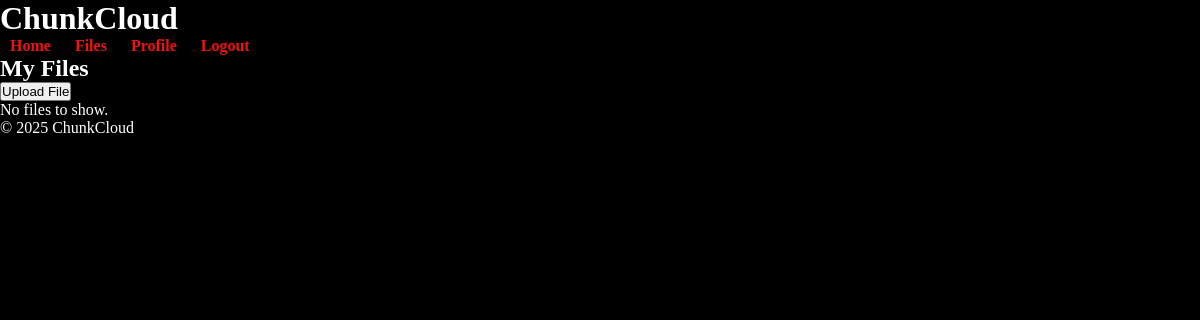
Before: /files/ (signed in) with the older database file.
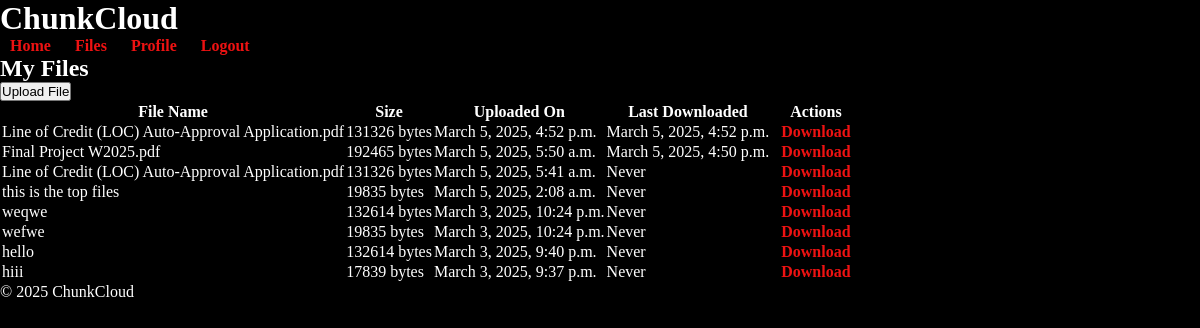
After: the same page with the newer database file.
### storage_app/models.py (models this page shows, shortened)
class FileMetadata(models.Model):
    user = models.ForeignKey(User, on_delete=models.CASCADE, related_name="files")
    file_id = models.CharField(max_length=100, unique=True, default=generate_file_id)
    file_name = models.CharField(max_length=255)  # This will store filename with extension
    file_url = models.URLField(max_length=500, null=True)    # Add this field
    description = models.TextField(blank=True, null=True)
    file_size = models.PositiveBigIntegerField()
    uploaded_at = models.DateTimeField(auto_now_add=True)
    last_downloaded_at = models.DateTimeField(blank=True, null=True)

### storage_app/views.py (the view)
# urls.py: path('files/', views.files_view, name='files'),
@login_required(login_url='login')
def files_view(request):
    user_files = FileMetadata.objects.filter(user=request.user).order_by("-uploaded_at")
    if request.method == 'POST':
        form = FileUploadForm(request.POST, request.FILES)
        if form.is_valid():
            try:
                uploaded_file = request.FILES['file']
                file_size = uploaded_file.size
                original_filename = uploaded_file.name
                file_extension = os.path.splitext(original_filename)[1]
                file_id = generate_file_id()
                file_url = upload_file(uploaded_file, file_id)
                metadata = form.save(commit=False)
                metadata.user = request.user
                metadata.file_id = file_id
                metadata.file_size = file_size
                metadata.file_url = file_url
                metadata.file_name = f"{original_filename}"
                metadata.save()
                messages.success(request, "File uploaded successfully!")
                return redirect('files')
            except Exception as e:
                messages.error(request, f"Error uploading file: {str(e)}")
        else:
            messages.error(request, "Form validation failed")
    else:
        form = FileUploadForm()
    return render(request, "files.html", {
        "files": user_files,
        "form": form
    })

### storage_app/models.py (called while the page is built)
def generate_file_id():
    return f"{uuid.uuid4().hex}_{int(now().timestamp())}"

### storage_app/templates/files.html (shortened to what this page needs)
{% extends "index.html" %}
{% load static %}
{% block content %}
<div class="files-container">
    <h2>My Files</h2>
    <button id="upload-btn">Upload File</button>
    {% if files %}
        <table>
            <thead>
                <tr>
                    <th>File Name</th>
                    <th>Size</th>
                    <th>Uploaded On</th>
                    <th>Last Downloaded</th>
                    <th>Actions</th>
                </tr>
            </thead>
            <tbody>
                {% for file in files %}
                <tr>
                    <td>{{ file.file_name }}</td>
                    <td>{{ file.file_size }} bytes</td>
                    <td>{{ file.uploaded_at|date:"F j, Y, g:i a" }}</td>
                    <td>
                        {% if file.last_downloaded_at %}
                            {{ file.last_downloaded_at|date:"F j, Y, g:i a" }}
                        {% else %}
                            Never
                        {% endif %}
                    </td>
                    <td>
                        <a href="{% url 'download_file' file_id=file.file_id %}" class="btn" download>Download</a>
                    </td>
                </tr>
                {% endfor %}
            </tbody>
        </table>
    {% else %}
        <p>No files to show.</p>
    {% endif %}
</div>
{% endblock %}

Changed rows visible on the page:
added FileMetadata: file_name "Line of Credit (LOC) Auto-Approval Application.pdf", file_size "131326", uploaded_at "March 5, 2025, 4:52 p.m.", last_downloaded_at "March 5, 2025, 4:52 p.m."
added FileMetadata: file_name "Final Project W2025.pdf", file_size "192465", uploaded_at "March 5, 2025, 5:50 a.m.", last_downloaded_at "March 5, 2025, 4:50 p.m."
added FileMetadata: file_name "Line of Credit (LOC) Auto-Approval Application.pdf", file_size "131326", uploaded_at "March 5, 2025, 5:41 a.m.", shows "Never"
added FileMetadata: file_name "this is the top files", file_size "19835", uploaded_at "March 5, 2025, 2:08 a.m.", shows "Never"
added FileMetadata: file_name "weqwe", file_size "132614", uploaded_at "March 3, 2025, 10:24 p.m.", shows "Never"
added FileMetadata: file_name "wefwe", file_size "19835", uploaded_at "March 3, 2025, 10:24 p.m.", shows "Never"
added FileMetadata: file_name "hello", file_size "132614", uploaded_at "March 3, 2025, 9:40 p.m.", shows "Never"
added FileMetadata: file_name "hiii", file_size "17839", uploaded_at "March 3, 2025, 9:37 p.m.", shows "Never"
Other visible differences:
text no longer shown: "No files to show."
text now shown: "File Name Size Uploaded On Last Downloaded Actions"
